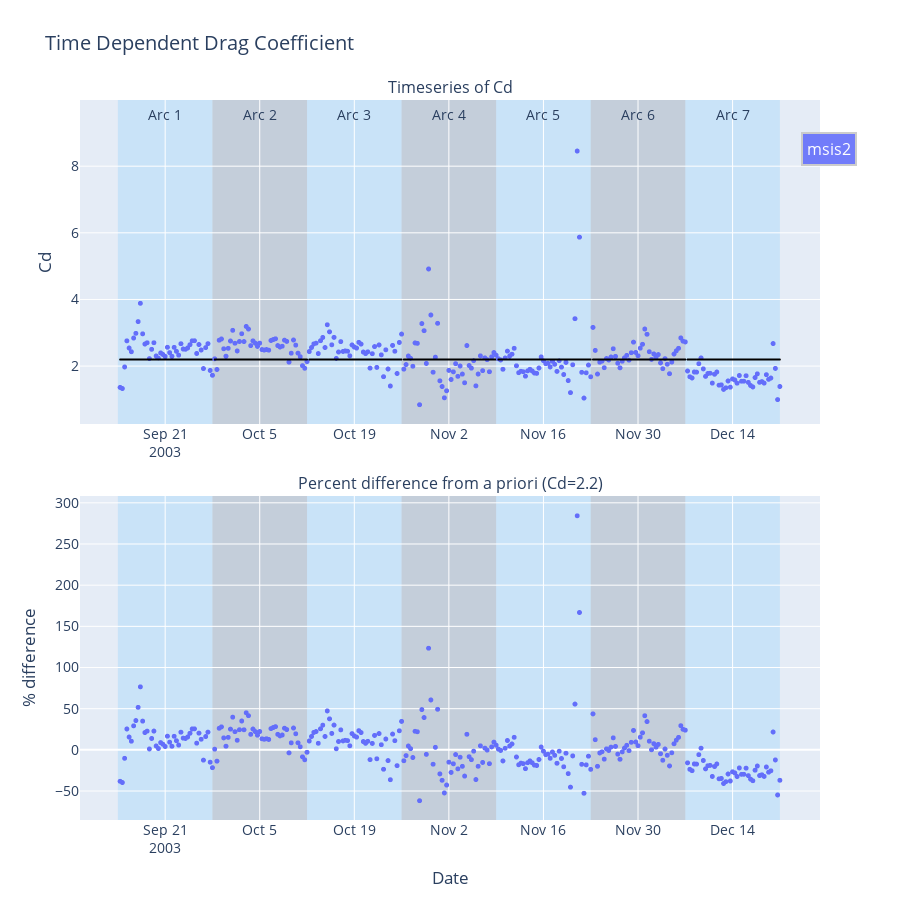

Notebook source saved alongside this figure:
### Code cell
fig = make_subplots(
    rows=2, cols=1,
    subplot_titles=(["Timeseries of Cd", "Percent difference from a priori (Cd=2.2)"]),
    vertical_spacing = 0.1,
    )
fig = plot_cd_and_percdiff_from_apriori(fig, Obj_read_geodyn,  0)

fig.show(config=config)
# iplot(fig)
